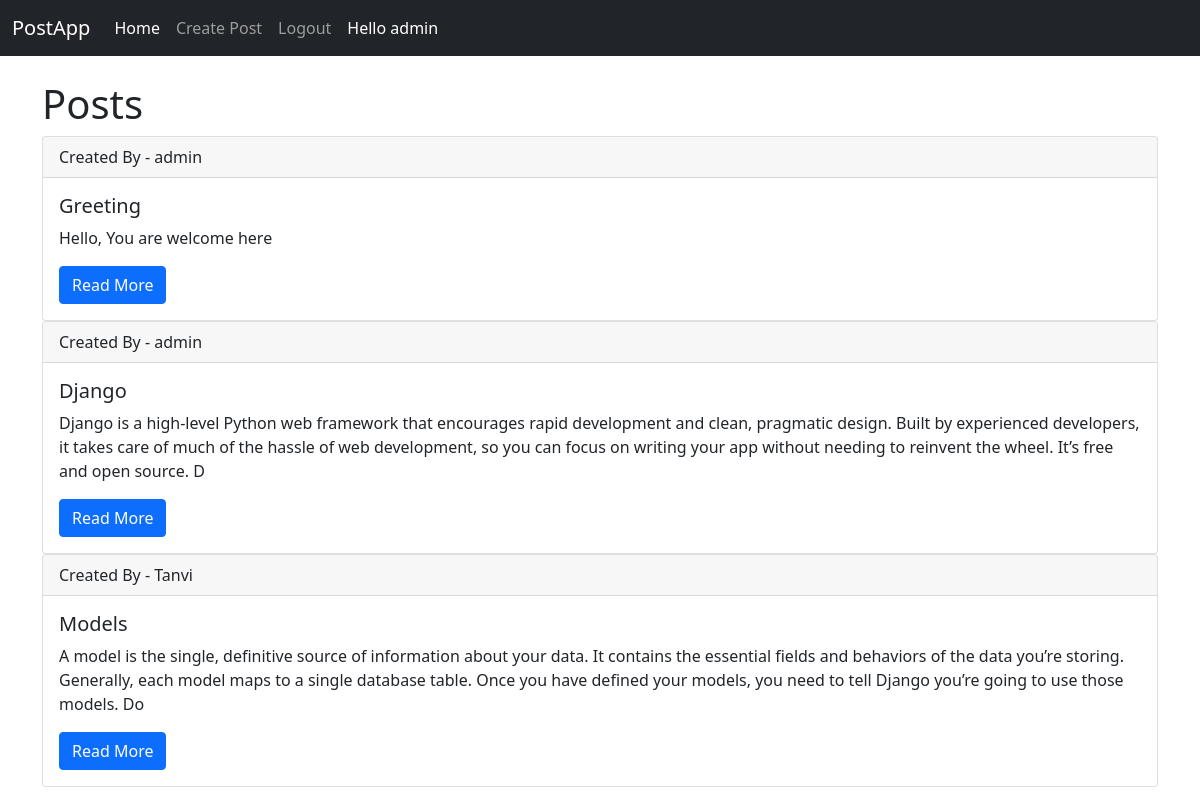
The app's page / (signed in) with its own data.
### user_app/models.py (models this page shows, shortened)
class Post(models.Model):
    title = models.CharField(max_length=255)
    user = models.ForeignKey(User, on_delete=models.CASCADE)
    text = models.TextField()
    created_at = models.DateTimeField(auto_now_add=True, null=True)
    updated_at = models.DateTimeField(auto_now_add=True, null=True)

### user_app/views.py (the view)
# urls.py: path('', views.PostView.as_view(), name='post'),
class PostView(ListView):
    model = Post
    template_name = 'post_list.html'

### user_app/templates/user_app/post_list.html
{% extends 'user_app/base.html' %}
{% block content %}
<h1>Posts</h1>
{% for post in object_list %}
<div class="card">
  <div class="card-header">
    Created By - {{ post.user }}
  </div>
  <div class="card-body">
    <h5 class="card-title">{{ post.title }}</h5>
    <p class="card-text">{{ post.text|slice:":300" }}</p>
    <a href="{% url 'post_detail_view' post.pk %}" class="btn btn-primary">Read More</a>
  </div>
</div>
{% endfor %}
 {% endblock %}

### user_app/templates/user_app/base.html (shortened to what this page needs)
<!doctype html>
<html lang="en">
  <head>
    <link href="https://cdn.jsdelivr.net/npm/bootstrap@5.1.3/dist/css/bootstrap.min.css" rel="stylesheet">
  </head>
  <body>
    <nav class="navbar navbar-expand-lg navbar-dark bg-dark">
  <div class="container-fluid">
    <a class="navbar-brand" href=" {% url 'post' %} ">PostApp</a>
    <div class="collapse navbar-collapse" id="navbarSupportedContent">
      <ul class="navbar-nav me-auto mb-2 mb-lg-0">
        <li class="nav-item">
          <a class="nav-link active" aria-current="page" href=" {% url 'post' %} ">Home</a>
        </li>
        {% if user.is_authenticated %}
            <li class="nav-item">
              <a class="nav-link" href=" {% url 'create_post' %} ">Create Post</a>
            </li>
             <li class="nav-item">
              <a class="nav-link" href=" {% url 'logout' %} ">Logout</a>
            </li>
           <li class="nav-item ">
              <a class="nav-link active" href="#" >Hello {{user.username}}</a>
            </li>
        {% endif %}
      </ul>
    </div>
  </div>
</nav>
    <br>
    <div class="container">
       {% block content %}
       {% endblock %}
    </div>
  </body>
</html>

### records on screen
Post: user "admin", title "Greeting", text "Hello, You are welcome here"
Post: user "admin", title "Django", text "Django is a high-level Python web framework that encourages rapid development and clean, pragmatic design. Built by experienced developers, it takes care of much of the hassle of web development, so you can focus on writing your app without needing to reinvent the wheel. It’s free and open source. D"
Post: user "Tanvi", title "Models", text "A model is the single, definitive source of information about your data. It contains the essential fields and behaviors of the data you’re storing. Generally, each model maps to a single database table. Once you have defined your models, you need to tell Django you’re going to use those models. Do"

### other values on screen
{{ user.username }} "admin"
